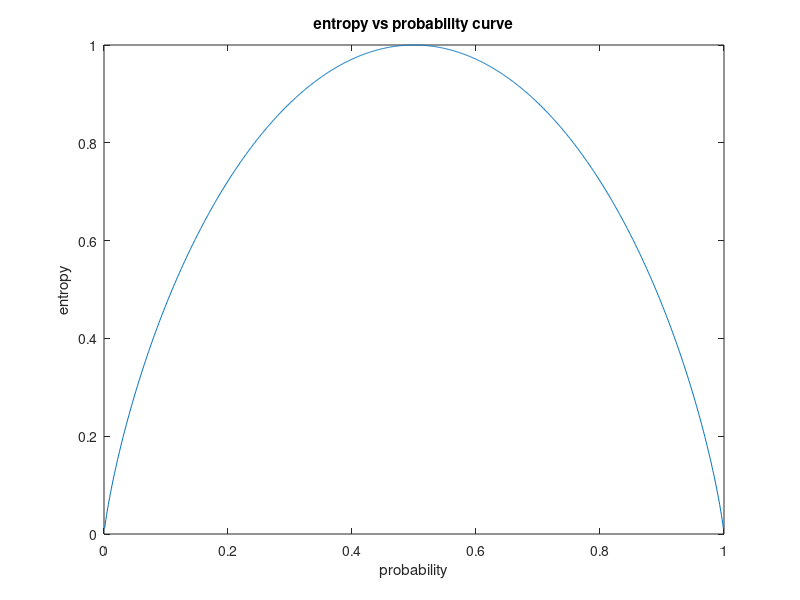

Reproduce this figure in MATLAB.
clc;
close all;
clear all;
p=0:0.001:1;
h=-(p.*log2(p))-((1-p).*log2((1-p)));
plot(p,h);
title('entropy vs probability curve');
xlabel('probability');
ylabel('entropy');